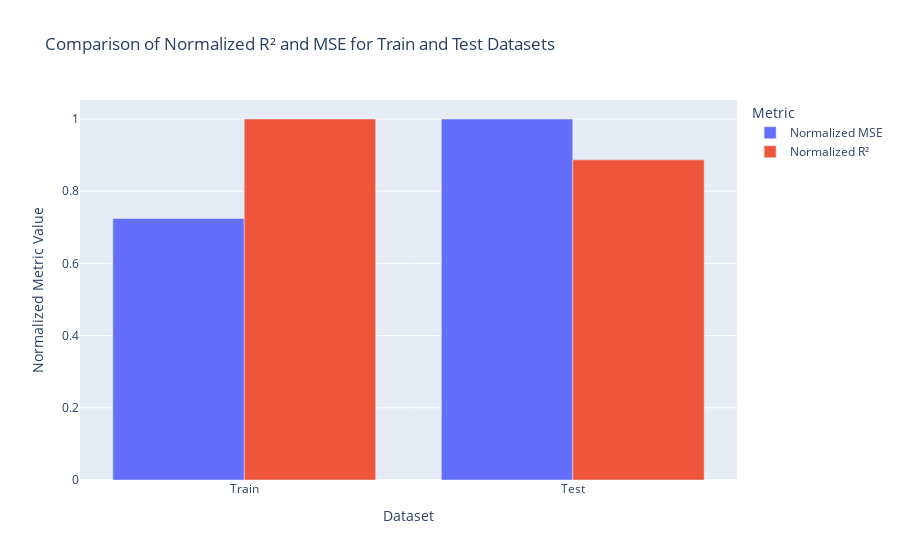

The code cell stored with this chart in its notebook:
### Code cell
import pandas as pd
import matplotlib.pyplot as plt
import plotly.express as px
import plotly.graph_objects as go
from sklearn.metrics import mean_squared_error, r2_score

# Calculate R² and MSE for train and test datasets
mse_train = mean_squared_error(y_train, model_simple_glm.predict(X_train))
r2_train = r2_score(y_train, model_simple_glm.predict(X_train))

mse_test = mean_squared_error(y_test, pred_simple_glm)
r2_test = r2_score(y_test, pred_simple_glm)

# Create a DataFrame for metrics
metrics_df = pd.DataFrame({
    "Dataset": ["Train", "Test"],
    "MSE": [mse_train, mse_test],
    "R²": [r2_train, r2_test]
})

# Display the metrics table
print(metrics_df)



# Plot 2: Separate Plots for MSE and R² using Matplotlib
fig, ax = plt.subplots(1, 2, figsize=(12, 6))

# Plot MSE
ax[0].bar(metrics_df["Dataset"], metrics_df["MSE"], color="blue", alpha=0.7)
ax[0].set_title("MSE Comparison")
ax[0].set_ylabel("MSE")
ax[0].set_xlabel("Dataset")
ax[0].set_xticks(range(len(metrics_df)))
ax[0].set_xticklabels(metrics_df["Dataset"])

# Plot R²
ax[1].bar(metrics_df["Dataset"], metrics_df["R²"], color="green", alpha=0.7)
ax[1].set_title("R² Comparison")
ax[1].set_ylabel("R²")
ax[1].set_xlabel("Dataset")
ax[1].set_xticks(range(len(metrics_df)))
ax[1].set_xticklabels(metrics_df["Dataset"])

plt.tight_layout()
plt.show()

# Optional: Normalize metrics if scales differ too much
metrics_df["Normalized MSE"] = metrics_df["MSE"] / metrics_df["MSE"].max()
metrics_df["Normalized R²"] = metrics_df["R²"] / metrics_df["R²"].max()

# Plot Normalized Metrics for better comparison
normalized_metrics_melted = metrics_df.melt(
    id_vars= "Dataset",
    value_vars=["Normalized MSE", "Normalized R²"],
    var_name="Metric",
    value_name="Normalized Value"
)
fig = px.bar(
    normalized_metrics_melted,
    x="Dataset",
    y="Normalized Value",
    color="Metric",
    barmode="group",
    title="Comparison of Normalized R² and MSE for Train and Test Datasets",
    labels={"Normalized Value": "Normalized Metric Value"}
)
fig.show()

### Figure 1 — Plotly figure (JSON) as saved in the notebook; plotly's stock layout.template omitted (floating-point values rounded to 4 significant figures)
{"data": [{"alignmentgroup": "True", "hovertemplate": "Metric=Normalized MSE<br>Dataset=%{x}<br>Normalized Metric Value=%{y}<extra></extra>", "legendgroup": "Normalized MSE", "marker": {"color": "#636efa", "pattern": {"shape": ""}}, "name": "Normalized MSE", "offsetgroup": "Normalized MSE", "orientation": "v", "showlegend": true, "textposition": "auto", "type": "bar", "x": ["Train", "Test"], "xaxis": "x", "y": [0.7244, 1], "yaxis": "y"}, {"alignmentgroup": "True", "hovertemplate": "Metric=Normalized R²<br>Dataset=%{x}<br>Normalized Metric Value=%{y}<extra></extra>", "legendgroup": "Normalized R²", "marker": {"color": "#EF553B", "pattern": {"shape": ""}}, "name": "Normalized R²", "offsetgroup": "Normalized R²", "orientation": "v", "showlegend": true, "textposition": "auto", "type": "bar", "x": ["Train", "Test"], "xaxis": "x", "y": [1, 0.8868], "yaxis": "y"}], "layout": {"barmode": "group", "legend": {"title": {"text": "Metric"}, "tracegroupgap": 0}, "title": {"text": "Comparison of Normalized R² and MSE for Train and Test Datasets"}, "xaxis": {"anchor": "y", "domain": [0, 1], "title": {"text": "Dataset"}}, "yaxis": {"anchor": "x", "domain": [0, 1], "title": {"text": "Normalized Metric Value"}}}}
